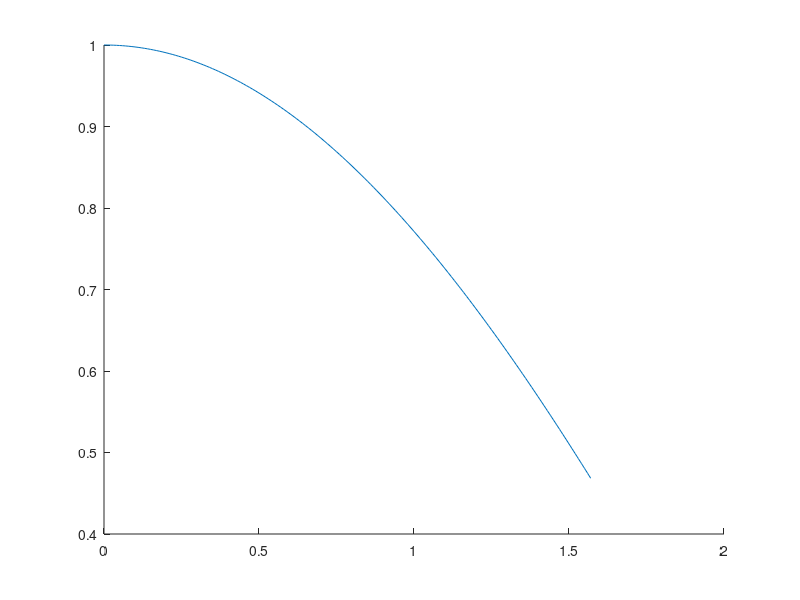

MATLAB code to generate this figure: (Note: this script raises an error after producing the figure.)
clear
close all

t = 0:0.001:0.5;
f = 1;

A_vals = 0:0.01:(pi/2);
I_vals = zeros(size(A_vals));

for i = 1:length(A_vals)
    A = A_vals(i);
    y = cos(A*cos(2*pi*f*t));
    I_vals(i) = sum(y*0.001) / 0.5;
    % I_vals(i) = cumtrapz(t,y);
end

figure
hold on
plot(A_vals, cos(0.69*A_vals), LineWidth=2, DisplayName="Fit")
plot(A_vals, I_vals, LineWidth=2, DisplayName="Average")
xlabel("Amplitude $A$",Interpreter="latex")
ylabel("Average Value of $\cos\theta$ over one period",Interpreter="latex")
% legend()

%%
clear
t = 0:0.001:0.5;
f = 1;

A_vals = 0:0.01:(pi/2);
I_vals = zeros(size(A_vals));

for i = 1:length(A_vals)
    A = A_vals(i);
    y = cos(A*cos(2*pi*f*t)).*sin(2*pi*f*t);
    I_vals(i) = sum(y*0.001) / 0.5;
    % I_vals(i) = cumtrapz(t,y);
end

figure
hold on
% plot(A_vals, 0.6380*sin(0.5486*A_vals + 1.5949), LineWidth=2, DisplayName="Fit")
plot(A_vals, 0.64*cos(0.55*A_vals), LineWidth=2, DisplayName="Fit")
plot(A_vals, I_vals, LineWidth=2, DisplayName="Average")
legend()

%%
clear
t = 0:0.001:0.5;
f = 1;

A_vals = 0:0.01:(pi/2);
I_vals = zeros(size(A_vals));

for i = 1:length(A_vals)
    A = A_vals(i);
    y = cos(A*cos(2*pi*f*t)).*(sin(2*pi*f*t)).^3;
    I_vals(i) = sum(y*0.001) / 0.5;
    % I_vals(i) = cumtrapz(t,y);
end

figure
hold on
plot(A_vals, 0.43*cos(0.43*A_vals), LineWidth=2, DisplayName="Fit")
plot(A_vals, I_vals, LineWidth=2, DisplayName="Average")
legend()